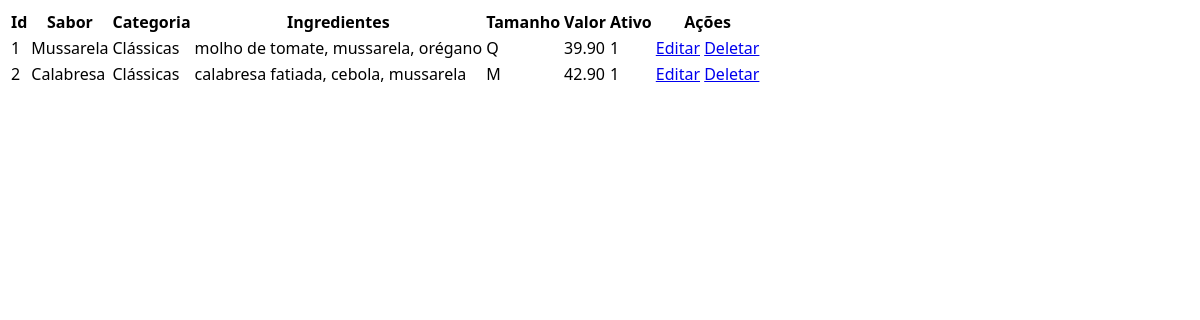
Page /lista_pizza.php on the committed database.
### tables this page shows
CREATE TABLE IF NOT EXISTS `tb_pizza` (
  `id` int(11) NOT NULL AUTO_INCREMENT,
  `sabor` varchar(100) NOT NULL,
  `id_tipo` varchar(50) NOT NULL,
  `ingredientes` text NOT NULL,
  `tamanho` varchar(50) NOT NULL,
  `valor` decimal(6,2) NOT NULL,
  `imagem` varchar(255) DEFAULT NULL,
  `ativo` tinyint(1) DEFAULT 1,
  PRIMARY KEY (`id`)
);

CREATE TABLE IF NOT EXISTS `tb_tipo` (
  `id` int(11) NOT NULL AUTO_INCREMENT,
  `tipo` varchar(50) NOT NULL,
  PRIMARY KEY (`id`)
);

### lista_pizza.php (the view, shortened to what this page needs)
<?php
include "backend/conexao.php";
try {
   $sql = "SELECT
    tb_pizza.*,
    tb_tipo.tipo
   FROM tb_pizza
   INNER JOIN tb_tipo ON tb_tipo.id = tb_pizza.id_tipo";
   $comando = $conexao->prepare($sql);
   $comando->execute();
   $pizzas = $comando->fetchAll(PDO::FETCH_ASSOC);
} catch (PDOException $err) {
    error_log($err->getMessage());
    echo "Não foi possível listar os dados!";
}
?>
<!DOCTYPE html>
<html lang="pt-br">
<head>
    <link rel="stylesheet" href="css/style.css">
</head>
<body>
    <main>
        <table>
            <tr>
                <th>Id</th>
                <th>Sabor</th>
                <th>Categoria</th>
                <th>Ingredientes</th>
                <th>Tamanho</th>
                <th>Valor</th>
                <th>Ativo</th>
                <th>Ações</th>
            </tr>
            <?php
                foreach($pizzas as $pizza):
            ?>
            <tr>
                <td><?php echo $pizza['id'];?></td>
                <td><?php echo $pizza['sabor'];?></td>
                <td><?php echo $pizza['tipo'];?></td>
                <td><?php echo $pizza['ingredientes'];?></td>
                <td><?php echo $pizza['tamanho'];?></td>
                <td><?php echo $pizza['valor'];?></td>
                <td><?php echo $pizza['ativo'];?></td>
                <td>
                    <a href="editar_pizza.php?id=<?php echo $pizza['id'];?>">Editar</a>
                    <a href="backend/deletar_piza.php?id=<?php echo $pizza['id'];?>">Deletar</a>
                </td>
            </tr>
            <?php
                endforeach;
            ?>
        </table>
    </main>
</body>
</html>

### css/style.css (style rules this page uses)
* { font-family: 'Segoe UI', Tahoma, Geneva, Verdana, sans-serif; box-sizing: border-box; }

### rows in the picture
tb_pizza: id "1", sabor "Mussarela", id_tipo.tipo "Clássicas", ingredientes "molho de tomate, mussarela, orégano", tamanho "Q", valor "39.90", ativo "1"
tb_pizza: id "2", sabor "Calabresa", id_tipo.tipo "Clássicas", ingredientes "calabresa fatiada, cebola, mussarela", tamanho "M", valor "42.90", ativo "1"
